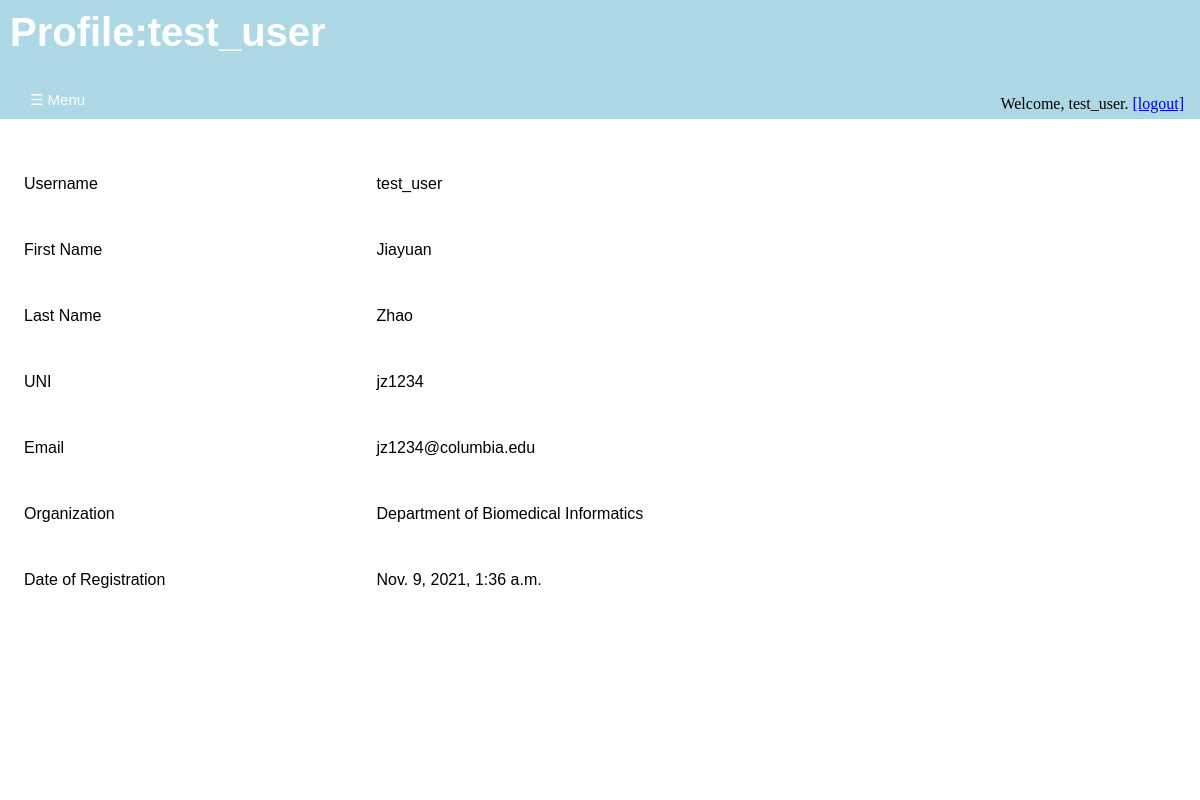
Screenshot of /annotations/profile/14/ with the database file from the repository.
### annotations/models.py (models this page shows, shortened)
class User(auth_user):
    UNI = models.CharField(
        max_length = 8,
        unique = True
        )
    register_date = models.DateTimeField(
        'date of registration',
        auto_now_add = True,
        blank = True
        )
    organizations = models.ForeignKey(
        'Organization',
        on_delete = models.PROTECT,
        null = True,
        blank = True
        )

class Organization(models.Model):
    organization_name = models.CharField(
        max_length = 40,
        unique = True
        )
    supervisor = models.ForeignKey(
        User,
        on_delete=models.SET_NULL,
        null = True,
        blank = True
        )
    description = models.TextField(blank = True, null = True)
    def __str__(self):
      return self.organization_name

### annotations/views.py (the view)
# urls.py: path('profile/<int:user_id>/', views.user_profile_view_others, name = 'profile-others'),
def user_profile_view_others(request, user_id):
    user = User.objects.get(id=user_id)
    user_info = {
        "user": user
    }
    return render(request, "annotations/profile.html", user_info)

### annotations/templates/annotations/profile.html (shortened to what this page needs)
{% extends 'annotations/base.html' %}
{% block content %}
    <div id='title' class='title'>
      <h1>Profile:{{ user.username }}</h1>
      <div id='login-widget' class='login-widget'>
      {% if user.is_authenticated %}
         <p>Welcome, {{ user.get_username }}.</p>
         <a href="{% url 'annotations:logout' %}">[logout]</a>
      {% else %}
        <p>Welcome, new user.</p>
        <a href="{% url 'annotations:login' %}" >[login]</a>
        <a href="{% url 'annotations:registration' %}" >[register]</a>
      {% endif %}
      </div>
      <button class="openbutton" onclick="openNav()">&#9776; Menu</button>
    </div>
    <div id='body' class='body'>
      <table>
        <tr>
          <td><p>Username</p><td>
          <td><p>{{ user.username }}</p><td>
        </tr>
        <tr>
          <td><p>First Name</p><td>
          <td><p>{{ user.first_name }}</p><td>
        </tr>
        <tr>
          <td><p>Last Name</p><td>
          <td><p>{{ user.last_name }}</p><td>
        </tr>
        <tr>
          <td><p>UNI</p><td>
          <td><p>{{ user.UNI }}</p><td>
        </tr>
        <tr>
          <td><p>Email</p><td>
          <td><p>{{ user.email }}</p><td>
        </tr>
        <tr>
          <td><p>Organization</p><td>
          <td><a href="{% url 'annotations:organization-view-others' user.organizations.id %}">
            {{ user.organizations }}
          <a><td>
        </tr>
        <tr>
          <td><p>Date of Registration</p><td>
          <td><p>{{ user.register_date }}</p><td>
        </tr>
      </table>
    </div>
{% endblock %}

### annotations/static/annotations/style.css (style rules this page uses)
div#login-widget.login-widget { position: absolute; right: 1em; bottom: 0px; width: auto; height: 1.5em; }
.login-widget a { display: inline-block; }
.login-widget p { display: inline-block; margin-block-start: 0em; margin-block-end: 0em; }
div#title.title { background-color: lightblue; align-items: center; position:fixed; top:0px; left:0px; height:calc(10% + 39px); width: 100%; transition: margin-left .3s; transition: width .3s; display: flex; flex: 1 1 auto; justify-content: flex-start; }
.title h1 { position: absolute; font-size: 2.5em; z-index: 1; top: 0em; margin-block-start: 0em; margin-block-end: 0em; padding-top: 0.25em; padding-left: 0.25em; }
.openbutton { position: absolute; bottom: 0; z-index: 1; font-size: 15px; cursor: pointer; background-color: lightblue; color: white; float: left; padding: 10px 2em; border: none; }
div#body.body { position:absolute; left:0px; top: calc(10% + 39px); height: 85%; width: 100%; background-color: white; transition: margin-left .3s; transition: width .3s; display: flex; flex: 1 1 auto; flex-direction:column; justify-content: flex-start; padding-left: 1em; }
h1 { display: table-cell; color: white; text-align: left; font-size: 2em; font-family: Arial, Helvetica, sans-serif; }
table { top: 10%; margin-top: 2em; width: 80%; padding: 0; border-collapse: collapse; font-family: Arial, Helvetica, sans-serif; table-layout:auto; }
td, th { text-align: left; padding: 0.5em; text-decoration: none; }
.body a { text-decoration: none; }
.body a:link { color:black; }

### rows the page displays
User: get_username "test_user", UNI "jz1234", organizations "Department of Biomedical Informatics", register_date "Nov. 9, 2021, 1:36 a.m."

### other values shown
{{ user.username }} "test_user"
{{ user.first_name }} "Jiayuan"
{{ user.last_name }} "Zhao"
{{ user.email }} "jz1234@columbia.edu"
